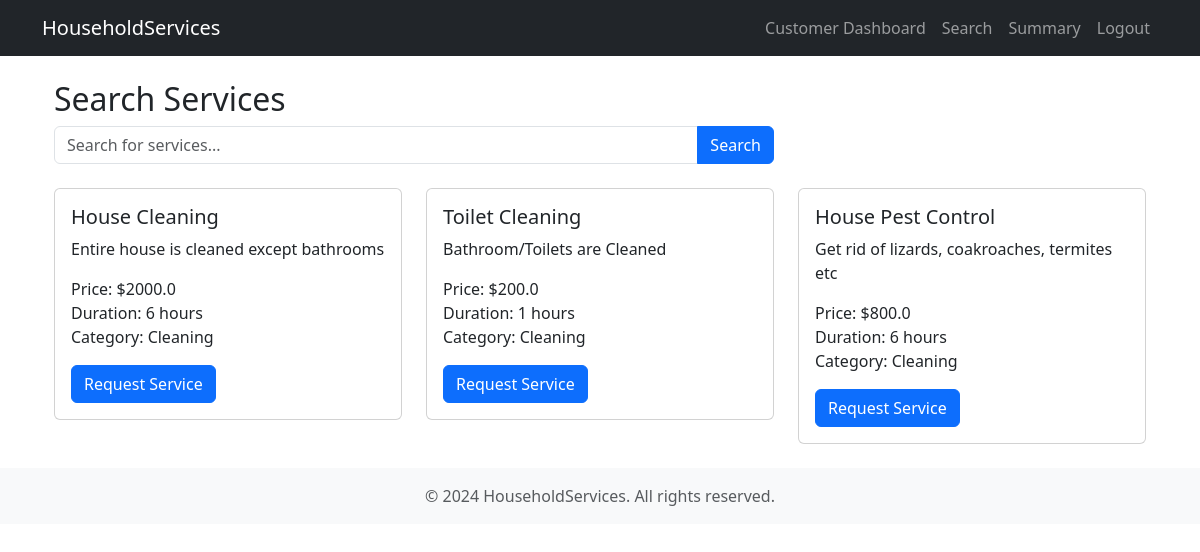
Screenshot of /customer/search (signed in) with the database file from the repository.
### models.py (models this page shows)
class ServicePackage(db.Model):
    __tablename__ = 'service_package'
    id = db.Column(db.Integer, primary_key=True)
    name = db.Column(db.String(120), nullable=False)
    price = db.Column(db.Float, nullable=False)
    service_category_id = db.Column(db.Integer, db.ForeignKey('service_category.id'), nullable=False)
    time = db.Column(db.Integer, nullable=False)  # Time in hours
    description = db.Column(db.Text, nullable=False)
    service_requests = db.relationship('ServiceRequest', backref='service_package', lazy=True, cascade="all, delete-orphan")

class ServiceCategory(db.Model):
    __tablename__ = 'service_category'
    id = db.Column(db.Integer, primary_key=True)
    name = db.Column(db.String(100), nullable=False)
    service_packages = db.relationship('ServicePackage', backref='service_category', lazy=True, cascade="all, delete-orphan")

### Folder2/customer_view.py (the view)
@customer_view.route('/search', methods=['GET'])
def search():
    if 'user_id' not in session:
        return redirect(url_for('authentication.user_login'))
    search_query = request.args.get('service_name', '').strip()
    services = ServicePackage.query
    if search_query:
        services = services.filter(ServicePackage.name.ilike(f'%{search_query}%'))
    services = services.all()
    categories = ServiceCategory.query.all()
    return render_template('customer_search.html',
                         services=services,
                         categories=categories,
                         search_query=search_query)

### templates/customer_search.html (shortened to what this page needs)
{% extends "base.html" %}
{% block content %}
<div class="container mt-4">
    <h2>Search Services</h2>
    <form method="GET" action="{{ url_for('customer_view.search') }}" class="mb-4">
        <div class="row">
            <div class="col-md-8">
                <div class="input-group">
                    <input type="text"
                           class="form-control"
                           name="service_name"
                           placeholder="Search for services..."
                           value="{{ search_query if search_query else '' }}">
                    <button class="btn btn-primary" type="submit">Search</button>
                </div>
            </div>
        </div>
    </form>
    <div class="row">
        {% if services %}
            {% for service in services %}
            <div class="col-md-4 mb-4">
                <div class="card">
                    <div class="card-body">
                        <h5 class="card-title">{{ service.name }}</h5>
                        <p class="card-text">{{ service.description }}</p>
                        <ul class="list-unstyled">
                            <li>Price: ${{ service.price }}</li>
                            <li>Duration: {{ service.time }} hours</li>
                            <li>Category: {{ service.service_category.name }}</li>
                        </ul>
                        <form action="{{ url_for('customer_services.request_service', package_id=service.id) }}" method="POST">
                            <button type="submit" class="btn btn-primary">Request Service</button>
                        </form>
                    </div>
                </div>
            </div>
            {% endfor %}
        {% else %}
            {% if search_query %}
            <div class="col-12">
                <p class="text-center">No services found matching "{{ search_query }}"</p>
            </div>
            {% endif %}
        {% endif %}
    </div>
</div>
{% endblock %}

### rows the page displays
ServicePackage: name "House Cleaning", description "Entire house is cleaned except bathrooms", price "2000.0", time "6", service_category.name "Cleaning"
ServicePackage: name "Toilet Cleaning", description "Bathroom/Toilets are Cleaned", price "200.0", time "1", service_category.name "Cleaning"
ServicePackage: name "House Pest Control", description "Get rid of lizards, coakroaches, termites etc", price "800.0", time "6", service_category.name "Cleaning"
